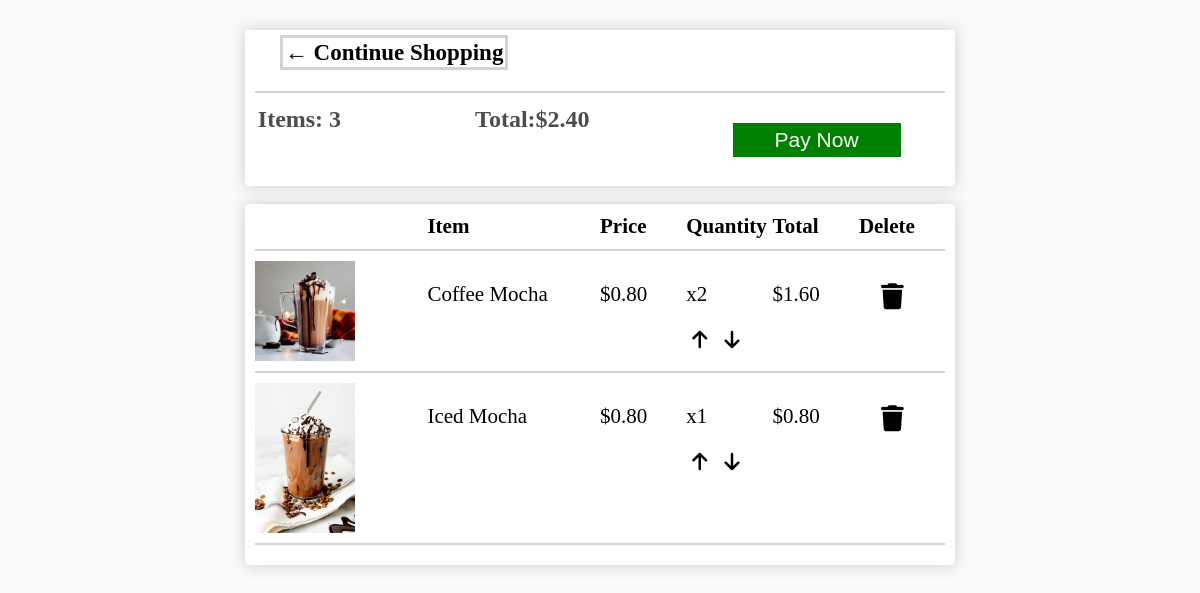
The app's page /cart/ (signed in) with its own data.
### coffee_machine/models.py (models this page shows, shortened)
class Order(models.Model):
        customer = models.ForeignKey(Customer, on_delete=models.SET_NULL, blank=True, null=True)
        date_ordered = models.DateTimeField(auto_now_add=True)
        complete = models.BooleanField(default=False)
        transaction_id = models.CharField(max_length=100, null=True)
        @property
        def get_cart_total(self):
            orderitems = self.orderitem_set.all()
            total = sum([item.get_total for item in orderitems])
            return total
        @property
        def get_cart_items(self):
            orderitems = self.orderitem_set.all()
            total = sum([item.quantity for item in orderitems])
            return total

class OrderItem(models.Model):
        product = models.ForeignKey(CoffeMachine, on_delete=models.SET_NULL, null=True)
        order = models.ForeignKey(Order, on_delete=models.SET_NULL, null=True)
        quantity = models.IntegerField(default=0, null=True, blank=True)
        date_added = models.DateTimeField(auto_now_add=True)
        @property
        def get_total(self):
            total = self.product.price_with_profit * self.quantity
            return total

class CoffeMachine(models.Model):
    productName = models.CharField(max_length=100)
    price_with_profit = models.DecimalField(max_digits=5, decimal_places=2)

### coffee_machine/views.py (the view)
# urls.py: path('cart/', views.cart, name='cart'),
def cart(request):
    if request.user.is_authenticated:
        customer = request.user.customer
        order, created = Order.objects.get_or_create(customer=customer, complete=False)
        items = order.orderitem_set.all()
    else:
        items = []
        order = {'get_cart_total': 0, 'get_cart_items': 0}
    context = {'items': items, 'order': order}
    return render(request, 'cart.html', context)

### coffee_machine/templates/cart.html (shortened to what this page needs)
{% load static %}
{% block css_block %}
    <link rel="stylesheet" href="{% static 'cart.css' %}">
    <link rel="stylesheet" href="{% static 'cart-responsive.css' %}">
{% endblock %}
{% block content %}
	<div class="row">
		<div class="col-lg-12">
			<div class="box-element">
				<a  class="btn btn-outline-dark" href="{% url 'main' %}">&#x2190; Continue Shopping</a>
				<br>
				<br>
				<table class="table">
					<tr>
                        <th><h5>Items: <strong>{{ order.get_cart_items }}</strong></h5></th>
						<th><h5>Total:<strong>${{order.get_cart_total|floatformat:2}}</strong></h5></th>
						<th>
                            <button style="float:right; margin:5px;" class="btn btn-success">Pay Now</button>
						</th>
					</tr>
				</table>
			</div>
			<br>
			<div class="box-element">
				<div class="cart-row">
					<div style="flex:2"></div>
					<div style="flex:2"><strong>Item</strong></div>
					<div style="flex:1"><strong>Price</strong></div>
					<div style="flex:1"><strong>Quantity</strong></div>
					<div style="flex:1"><strong>Total</strong></div>
                    <div style="flex:1"><strong>Delete</strong></div>
				</div>
                {% for item in items %}
				<div class="cart-row">
                    <div style="flex:2"><img class="row-image" src="{% static 'images/'|add:item.product.productName|add:'.jpg' %}" alt="Drink Image" /></div>
                    <div style="flex:2"><p>{{item.product.productName}}</p></div>
                    <div style="flex:1"><p>${{item.product.price_with_profit|floatformat:2}}</p></div>
					<div style="flex:1">
						<p class="quantity">x{{item.quantity}}</p>
						<div class="quantity">
                            <div class="chg-quantity">
                                <button id="arrow-up" data-item="{{item.product.id}}" data-quantity="{{item.quantity}}" data-action="plus"><i class="fa-solid fa-arrow-up"></i></button>
                                <button id="arrow-down" data-item="{{item.product.id}}" data-quantity="{{item.quantity}}" data-action="remove"><i class="fa-solid fa-arrow-down"></i></button>
                            </div>
						</div>
					</div>
                    <div style="flex:1"><p>${{item.get_total|floatformat:2}}</p></div>
                 <div style="flex:1">
                     <button id="trash" data-item="{{item.product.id}}" data-quantity="{{item.quantity}}" data-action="delete"><i class="fa-solid fa-trash"></i></button>
                    </div>
				</div>
                {% endfor %}
            </div>
        </div>
    </div>
{% endblock content %}

### coffee_machine/static/cart.css (style rules this page uses)
h1,h2,h3,h4,h5,h6 { color:hsl(0, 0%, 30%); }
.box-element { box-shadow:hsl(0, 0%, 80%) 0 0 16px; background-color: #fff; border-radius: 4px; padding: 10px; font-size: 21px; }
.col-lg-4, .col-lg-6, .col-lg-8, .col-lg-12 { margin-top: 10px; }
.btn { border-radius: 0; }
.row-image { width: 100px; }
.cart-row { display: flex; align-items: flex-stretch; padding-bottom: 10px; margin-bottom: 10px; border-bottom: 2px solid lightgray; }
.btn-outline-dark { text-decoration: none; color: black; font-weight: bold; border: 3px solid; padding: 2px; margin: 25px; border-color: lightgray; font-size: 23px; }
.row { width: 60%; margin: auto; margin-top: 30px; }
.table h5 { margin-right: 22rem; font-size: 24px; }
.table { padding-top: 10px; border-top: 2px solid lightgray; display: flex; }
.btn-success { font-size: 21px; background-color: green; color: white; margin-right: 20px; width: 11rem; max-height: 65px; border: 4px solid; cursor: pointer; padding: 5px; }
.fa-trash { font-size: 26px; margin-top: 22px; margin-left: 16px; }
#trash { border: none; background: none; cursor: pointer; }
#arrow-up, #arrow-down { border: none; background: none; font-size: 20px; cursor: pointer; }

### coffee_machine/static/cart-responsive.css (style rules this page uses)
@media only screen and (max-width: 1921px) { .table h5 { margin-right: 0; } }
@media only screen and (max-width: 1868px) { .table h5 { margin-right: 20rem; } }
@media only screen and (max-width: 1814px) { .table h5 { margin-right: 19rem; } }
@media only screen and (max-width: 1761px) { .table h5 { margin-right: 18rem; } }
@media only screen and (max-width: 1708px) { .table h5 { margin-right: 17rem; } }
@media only screen and (max-width: 1654px) { .table h5 { margin-right: 16rem; } }
@media only screen and (max-width: 1601px) { .table h5 { margin-right: 15rem; } }
@media only screen and (max-width: 1548px) { .table h5 { margin-right: 14rem; } }
@media only screen and (max-width: 1494px) { .table h5 { margin-right: 13rem; } }
@media only screen and (max-width: 1441px) { .table h5 { margin-right: 12rem; } }
@media only screen and (max-width: 1388px) { .table h5 { margin-right: 11rem; } }
@media only screen and (max-width: 1334px) { .table h5 { margin-right: 10rem; } }
@media only screen and (max-width: 1281px) { .table h5 { margin-right: 9rem; } }
@media only screen and (max-width: 1228px) { .table h5 { margin-right: 140px; } }
@media only screen and (max-width: 1214px) { .table h5 { margin-right: 130px; } }

### records on screen
Order: get_cart_items "3", get_cart_total "2.40"
OrderItem: product.productName (picture), product.productName "Coffee Mocha", product.price_with_profit "0.80", quantity "2", get_total "1.60"
OrderItem: product.productName (picture), product.productName "Iced Mocha", product.price_with_profit "0.80", quantity "1", get_total "0.80"
